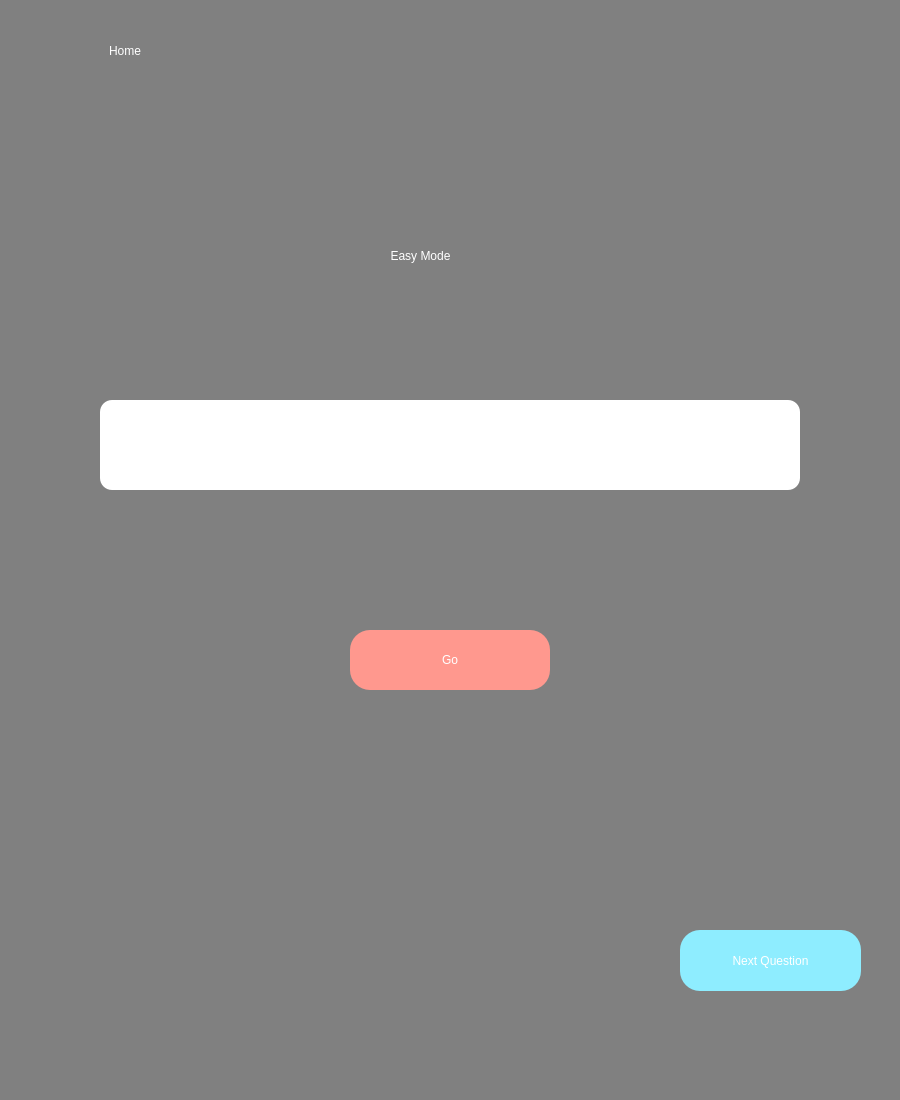
<?xml version="1.0" encoding="UTF-8"?>
<ui version="4.0">
 <class>Dialog</class>
 <widget class="QDialog" name="Dialog">
  <property name="geometry">
   <rect>
    <x>0</x>
    <y>0</y>
    <width>900</width>
    <height>1100</height>
   </rect>
  </property>
  <property name="minimumSize">
   <size>
    <width>900</width>
    <height>1100</height>
   </size>
  </property>
  <property name="windowTitle">
   <string>Dialog</string>
  </property>
  <widget class="QWidget" name="widget" native="true">
   <property name="geometry">
    <rect>
     <x>0</x>
     <y>0</y>
     <width>900</width>
     <height>1100</height>
    </rect>
   </property>
   <property name="sizePolicy">
    <sizepolicy hsizetype="Minimum" vsizetype="Minimum">
     <horstretch>0</horstretch>
     <verstretch>0</verstretch>
    </sizepolicy>
   </property>
   <property name="minimumSize">
    <size>
     <width>900</width>
     <height>1100</height>
    </size>
   </property>
   <property name="maximumSize">
    <size>
     <width>900</width>
     <height>1100</height>
    </size>
   </property>
   <property name="styleSheet">
    <string notr="true">background-color:grey</string>
   </property>
   <widget class="QWidget" name="horizontalLayoutWidget">
    <property name="geometry">
     <rect>
      <x>90</x>
      <y>150</y>
      <width>661</width>
      <height>211</height>
     </rect>
    </property>
    <layout class="QHBoxLayout" name="horizontalLayout">
     <item>
      <widget class="QLabel" name="title">
       <property name="styleSheet">
        <string notr="true">color: white;
font: 27pt &quot;MS Shell Dlg 2&quot;;</string>
       </property>
       <property name="text">
        <string>Easy Mode</string>
       </property>
       <property name="alignment">
        <set>Qt::AlignCenter</set>
       </property>
      </widget>
     </item>
    </layout>
   </widget>
   <widget class="QPushButton" name="skip">
    <property name="geometry">
     <rect>
      <x>680</x>
      <y>930</y>
      <width>181</width>
      <height>61</height>
     </rect>
    </property>
    <property name="styleSheet">
     <string notr="true">color: white;
background-color:rgb(142, 237, 255);
border-radius: 20px;
font: 12pt &quot;MS Shell Dlg 2&quot;;
</string>
    </property>
    <property name="text">
     <string>Next Question</string>
    </property>
   </widget>
   <widget class="QPushButton" name="home">
    <property name="geometry">
     <rect>
      <x>50</x>
      <y>30</y>
      <width>150</width>
      <height>41</height>
     </rect>
    </property>
    <property name="styleSheet">
     <string notr="true">font: 75 14pt &quot;MS Shell Dlg 2&quot;;
color: white;
border: none;

</string>
    </property>
    <property name="text">
     <string>Home</string>
    </property>
    <property name="icon">
     <iconset resource="icon.qrc">
      <normaloff>:/newPrefix/images/arrow.png</normaloff>:/newPrefix/images/arrow.png</iconset>
    </property>
    <property name="iconSize">
     <size>
      <width>23</width>
      <height>23</height>
     </size>
    </property>
   </widget>
   <widget class="QLabel" name="question">
    <property name="geometry">
     <rect>
      <x>100</x>
      <y>400</y>
      <width>700</width>
      <height>90</height>
     </rect>
    </property>
    <property name="styleSheet">
     <string notr="true">background-color: white;
font: 12pt &quot;MS Shell Dlg 2&quot;;
border-radius: 12px
</string>
    </property>
    <property name="text">
     <string/>
    </property>
    <property name="alignment">
     <set>Qt::AlignCenter</set>
    </property>
   </widget>
   <widget class="QPushButton" name="go">
    <property name="geometry">
     <rect>
      <x>350</x>
      <y>630</y>
      <width>200</width>
      <height>60</height>
     </rect>
    </property>
    <property name="styleSheet">
     <string notr="true">background-color: rgb(255, 152, 142);
border-radius: 20px;
font: 14pt &quot;MS Shell Dlg 2&quot;;
color: white
</string>
    </property>
    <property name="text">
     <string>Go</string>
    </property>
   </widget>
   <widget class="QLabel" name="message">
    <property name="geometry">
     <rect>
      <x>250</x>
      <y>780</y>
      <width>400</width>
      <height>71</height>
     </rect>
    </property>
    <property name="styleSheet">
     <string notr="true">font: 14pt &quot;MS Shell Dlg 2&quot;;
color: white;
</string>
    </property>
    <property name="text">
     <string/>
    </property>
    <property name="alignment">
     <set>Qt::AlignCenter</set>
    </property>
   </widget>
  </widget>
 </widget>
 <resources>
  <include location="image1.qrc"/>
  <include location="icon.qrc"/>
  <include location="icon1.qrc"/>
 </resources>
 <connections/>
</ui>
